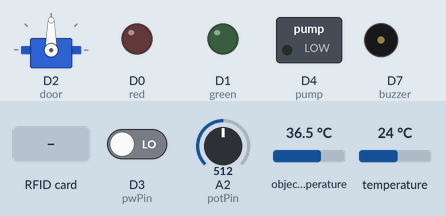
Simulated run of this sketch. Board: Arduino MKR. On the bench: servo, switched loads named in the sketch (green lamp = pin HIGH), output pins drawn as LEDs (lit = HIGH), buzzer (waves = sounding, pin HIGH). The test bench sets the inputs (shaded band); at power-on: A2 (potPin) = 512, D3 (pwPin) LOW, object temperature 36.5 °C, temperature 24 °C. WiFi joins after 1.5 s; servers stay silent unless stated; network time is answered at once with the bench clock; the local clock reads 2024-03-15 10:24:30 at power-on unless the sketch sets it; web services answer with replies made up by the test bench; what the sketch prints to the serial monitor is not drawn.

Above: at 3.0 s.
3.1 s: RFID card 5E 7A 19 C4 held to the reader
At 4.5 s:
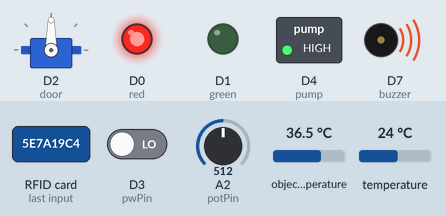
At 5.7 s:
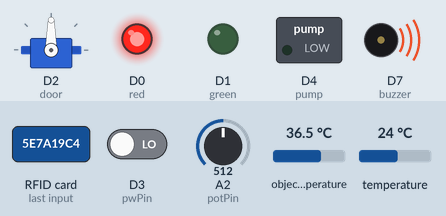
6.1 s: RFID card BD 31 15 2B held to the reader
At 7.8 s:
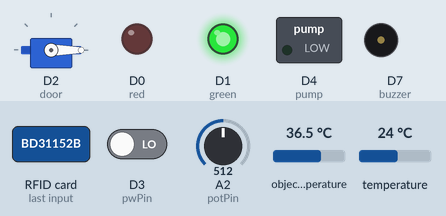
8.6 s: RFID card 5E 7A 19 C4 held to the reader
11.6 s: A2 (potPin) set to 716
Timing chart, 0 to 14.8 s (numbered marks = the images above; inputs shaded):
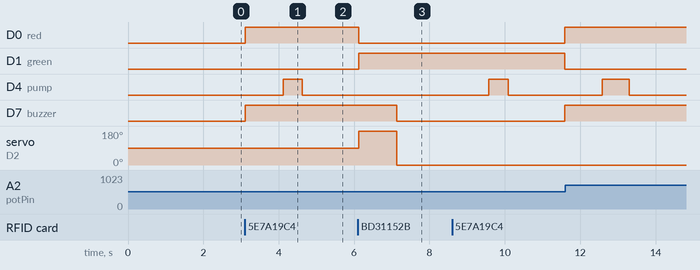

Measured:
- after the input at 3.1 s, D0 (red), D7 (buzzer): LOW → HIGH at once; D4 (pump): LOW → HIGH after 1.0 s, → LOW 0.51 s later
- after the input at 6.1 s, D0 (red): HIGH → LOW at once; D1 (green): LOW → HIGH at once; D7 (buzzer): HIGH → LOW after 1.0 s; servo on D2 (door): 90° → 180° at once, → 0° 1.0 s later
- after the input at 8.6 s, D0 (red), D7 (buzzer): LOW → HIGH after 3.0 s; D1 (green): HIGH → LOW after 3.0 s

The sketch:

code.ino
```cpp
/*
   Component List :
   1. Pump : https://www.ebay.com/c/15012640609#oid253232507165
   2. IR Sensor : https://robotantra.com/robotantra-ir-proximity-sensor-for-line-follower-and-obstacle-sensing-robots.html
   3. RFID Reader/Writer : https://bm-es.com/product/rfid-reader-writer-rc522/?gclid=EAIaIQobChMIksmsz_up6gIVkn0rCh2YEQ8mEAYYBSABEgJcovD_BwE
   4. MLX90614 : https://www.adafruit.com/product/1748
*/

#include <Adafruit_MLX90614.h>
#include <NTPClient.h>
#include <Servo.h>
#include <WiFiUdp.h>
#include <SPI.h>
#include <MFRC522.h>
#include <WiFiNINA.h>
#include "Firebase_Arduino_WiFiNINA.h"


const long utcOffsetInSeconds = 19800;
WiFiUDP ntpUDP;
NTPClient timeClient(ntpUDP, "pool.ntp.org", utcOffsetInSeconds);

#define FIREBASE_HOST "hs300620-81959.firebaseio.com"
#define FIREBASE_AUTH "4UV274Ppbz10pIGhz6AJevIDCSBoVbvgIfVgv7Wy"

const char *host = "api.pushingbox.com";

#define SS_PIN 10
#define RST_PIN 9
MFRC522 mfrc522(SS_PIN, RST_PIN);   // Create MFRC522 instance.

#define red 0     // Red led Connected on pin D1
#define green 1   // Green led Connected on pin D1
#define buzzer 7
#define pwPin 3   // PWM Pin for maxsonar sensor
#define door 2    // Servo motor connected on pin D2 to open the door
#define potPin A2 // Potentiometer Connected on Analog Pin A2
#define pump 4    // DC Senitizer Pump connected on pin D4

long pulse, inches; //variables needed to store values of Sonar sensor
Servo servo;   // create servo object to control a servo
boolean a = true;
int val=0;

char ssid[] = "DDIK Makadia";        // your network SSID
char pass[] = "kidd123456789";    // your network password
int status = WL_IDLE_STATUS;     // the Wifi radio's status

Adafruit_MLX90614 mlx = Adafruit_MLX90614();

int noOfEm = 1;
String UserID[1] = {"BD 31 15 2B"};
String path = "/Test";
FirebaseData firebaseData;

void setup()
{
  Serial.begin(115200);   // Initiate a serial communication
  SPI.begin();      // Initiate  SPI bus
  mfrc522.PCD_Init();   // Initiate MFRC522
  mlx.begin();     // Initiate MLX90614
  servo.attach(door); // attaches the servo on pin 2
  Serial.println("Approximate your card to the reader...");
  Serial.println();
  timeClient.begin();
  pinMode(red, OUTPUT);
  pinMode(green, OUTPUT);
  pinMode(buzzer,OUTPUT);
  pinMode(pump,OUTPUT);

  if (WiFi.status() == WL_NO_MODULE) {
    Serial.println("Communication with WiFi module failed!");
    while (true);
  }
  String fv = WiFi.firmwareVersion();
  if (fv < WIFI_FIRMWARE_LATEST_VERSION) {
    Serial.println("Please upgrade the firmware");
  }
  while (status != WL_CONNECTED) {
    Serial.print("Attempting to connect to WPA SSID: ");
    Serial.println(ssid);
    status = WiFi.begin(ssid, pass);
    delay(300);
  }
  Serial.print("You're connected to the network");
  printCurrentNet();
  printWifiData();

  Firebase.begin(FIREBASE_HOST, FIREBASE_AUTH, ssid, pass);
  Firebase.reconnectWiFi(true);
}

void loop()
{
  if ( ! mfrc522.PICC_IsNewCardPresent())
  {
    return;
  }
  if ( ! mfrc522.PICC_ReadCardSerial())
  {
    return;
  }
  Serial.print("UID tag :");
  String content = "";
  byte letter;
  for (byte i = 0; i < mfrc522.uid.size; i++)
  {
    Serial.print(mfrc522.uid.uidByte[i] < 0x10 ? " 0" : " ");
    Serial.print(mfrc522.uid.uidByte[i], HEX);
    content.concat(String(mfrc522.uid.uidByte[i] < 0x10 ? " 0" : " "));
    content.concat(String(mfrc522.uid.uidByte[i], HEX));
  }
  content.toUpperCase();
  for (int i = 0; i < noOfEm; i++) {
    if (content.substring(1) == UserID[i]) //change here the UID of the cards that you want to give access
    {
      digitalWrite(red, LOW);
      digitalWrite(green, HIGH);
      servo.write(180);
      digitalWrite(buzzer,HIGH);
      delay(1000);
      digitalWrite(buzzer,LOW);
      servo.write(0);
      Serial.print("Ambient = ");
      Serial.print(mlx.readAmbientTempC());
      Serial.print("*C\tTarget= ");
      Serial.print(mlx.readObjectTempC());
      Serial.println("*C");
      timeClient.update();
      int day1 = timeClient.getDay(); //0 means sunday
      int hours = timeClient.getHours();
      int minutes = timeClient.getMinutes();
      int seconds = timeClient.getSeconds();
      String time1 = String(day1) + " " + String(hours) + ":" + String(minutes) + ":" + String(seconds);
      Serial.println(time1);
      Firebase.setInt(firebaseData, path + "/" + (i + 1) + "/" + time1 , mlx.readObjectTempC());
      WiFiClient client;
      const int httpPort = 80;
      if (!client.connect(host, httpPort)) {
        Serial.println("connection failed");
        return;
      }
      String url = "/pushingbox?";
      url += "devid=";
      url += "v5435C84E0614CC7";
      url += "&Data=" + i;
      Serial.println(url);
      client.print(String("GET ") + url + " HTTP/1.1\r\n" + "Host: " + host + "\r\n" + "Connection: close\r\n\r\n");
      unsigned long timeout = millis();
      while (client.available() == 0) {
        if (millis() - timeout > 4000) {
          client.stop();
          return;
        }
      }
      while (client.available()) {
        String line = client.readStringUntil('\r');
        Serial.print("Data Sent!");
      }
    }
    else {
      digitalWrite(red, HIGH);
      digitalWrite(green, LOW);
      digitalWrite(buzzer,HIGH);
      Serial.println(" Access denied");
    }
  }

  pinMode(pwPin, INPUT);  //Used to read the pulse that is being sent by the MaxSonar device.
  pulse = pulseIn(pwPin, HIGH);
  inches = pulse / 147;
  Serial.print(inches);
  Serial.println("in, ");
  //delay(500);
  val = analogRead(potPin); // Potentiometer Reading Value

  if (inches < 4)
  {
    while (a == true)
    {
      digitalWrite(pump, HIGH);
      delay(val);
      digitalWrite(pump,LOW);
      a = false;
      break;
    }
    while (a == false)
    {
      digitalWrite(pump,LOW);
      delay(1500);
      a = true;
      break;
    }

  }
}

void printWifiData() {
  IPAddress ip = WiFi.localIP();
  Serial.print("IP Address: ");
  Serial.println(ip);
  byte mac[6];
  WiFi.macAddress(mac);
  Serial.print("MAC address: ");
  printMacAddress(mac);
}
void printCurrentNet() {
  Serial.print("SSID: ");
  Serial.println(WiFi.SSID());
  byte bssid[6];
  WiFi.BSSID(bssid);
  Serial.print("BSSID: ");
  printMacAddress(bssid);
  long rssi = WiFi.RSSI();
  Serial.print("signal strength (RSSI):");
  Serial.println(rssi);
}
void printMacAddress(byte mac[]) {
  for (int i = 5; i >= 0; i--) {
    if (mac[i] < 16) {
      Serial.print("0");
    }
    Serial.print(mac[i], HEX);
    if (i > 0) {
      Serial.print(":");
    }
  }
  Serial.println();
}
```
